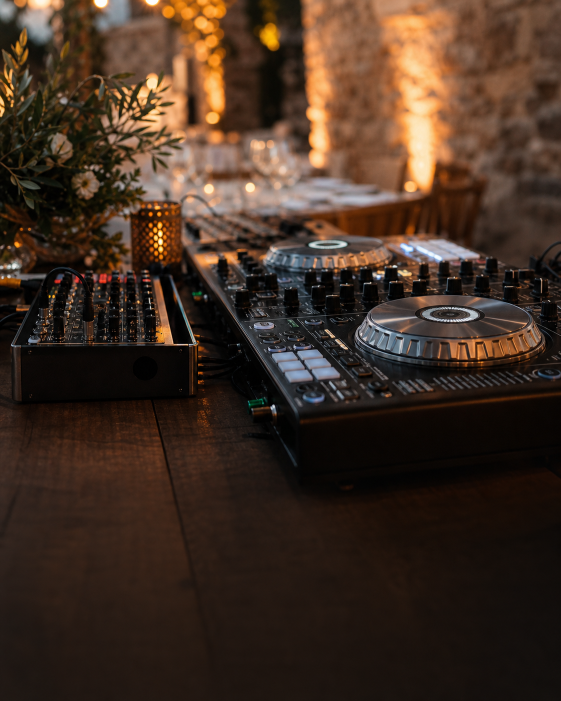
#> input picture assets/social/week-1-v2/gpt-educational-source/slide-01-dj-table.png, 1122 x 1402 px (shown at 1/2 size)
$ python generate_instagram_week1_mixed.py
#> lines starting #> are read from the running program, lines starting #| are printed output that depends on the picture
from pathlib import Path

from PIL import Image, ImageDraw, ImageEnhance, ImageFilter, ImageFont


ROOT = Path(__file__).resolve().parents[2]
IMG = ROOT / "assets" / "img"
OUT = ROOT / "assets" / "social" / "week-1-v2"
GPT_EDU = OUT / "gpt-educational-source"
LOGO = IMG / "logo-hero-white-text.png"

FONT_PATHS = [
    "/System/Library/Fonts/Supplemental/Arial Bold.ttf",
    "/System/Library/Fonts/Supplemental/Arial.ttf",
    "/Library/Fonts/Arial.ttf",
]


# [8 lines left out: function font, not called in this run]


def cover(path, size):
#> called with size = (1080, 1350)
    img = Image.open(path).convert("RGB")
#> img is the input picture: PIL image 1122x1402 RGB; mean R, G, B 65.9, 47.3, 34.8
    ratio = max(size[0] / img.width, size[1] / img.height)
#> ratio = 0.963
    resized = img.resize((int(img.width * ratio), int(img.height * ratio)), Image.LANCZOS)
    x = (resized.width - size[0]) // 2
#> x = 0
    y = (resized.height - size[1]) // 2
#> y = 0
    return resized.crop((x, y, x + size[0], y + size[1]))


# [14 lines left out: function wrap, not called in this run]


def overlay(img):
    layer = Image.new("RGBA", img.size, (0, 0, 0, 0))
#> layer: PIL image 1080x1350 RGBA; every value is 0
    draw = ImageDraw.Draw(layer)
    width, height = img.size
#> width = 1080; height = 1350
    for y in range(height):
        alpha = int(210 * (y / height))
        draw.line((0, y, width, y), fill=(0, 0, 0, alpha))
    return Image.alpha_composite(img.convert("RGBA"), layer)
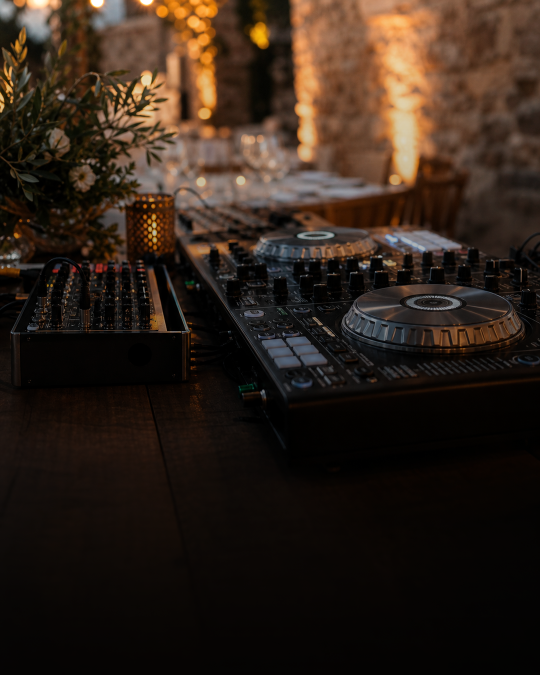
#> returned value: PIL image 1080x1350 RGBA (shown at 1/2 size); mean R, G, B, A 47.1, 34, 24.5, 255


def add_logo(canvas):
#> (the run stopped early here; a loop or call above may not have finished)

$ run again, with assets/img/RumbaCatalana.jpeg saved as assets/social/week-1-v2/gpt-educational-source/slide-01-dj-table.png
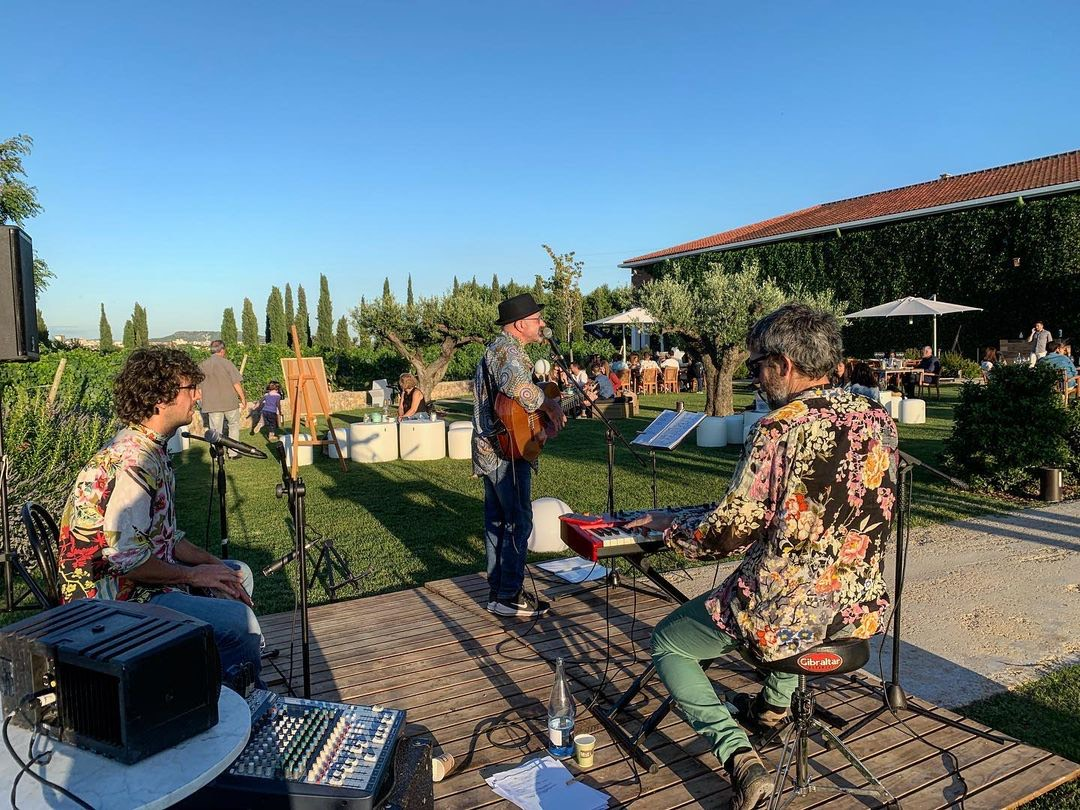
#> input picture assets/img/RumbaCatalana.jpeg, 1080 x 810 px
#> in cover, img is the input picture: PIL image 1080x810 RGB; mean R, G, B 98.4, 115, 121.8
#> in cover, `return resized.crop((x, y, x + size[0], y + size[1]))`:
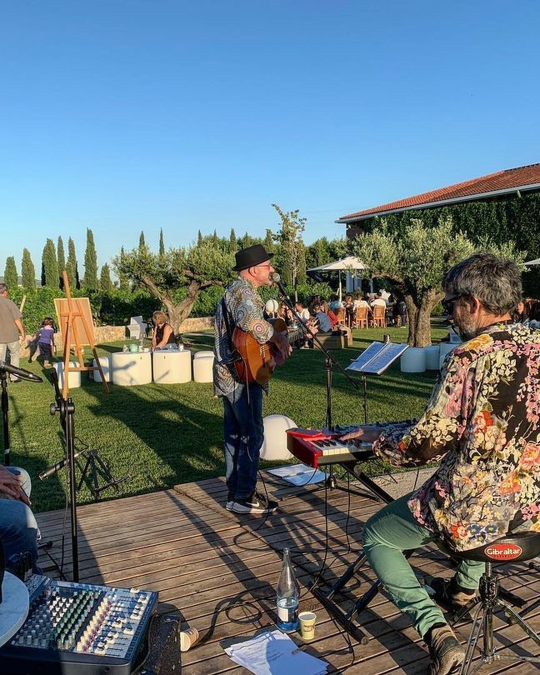
#> returned value: PIL image 1080x1350 RGB (shown at 1/2 size); mean R, G, B 102.1, 118.8, 125.7
#> layer: PIL image 1080x1350 RGBA; every value is 0
#> in overlay, `return Image.alpha_composite(img.convert("RGBA"), layer)`:
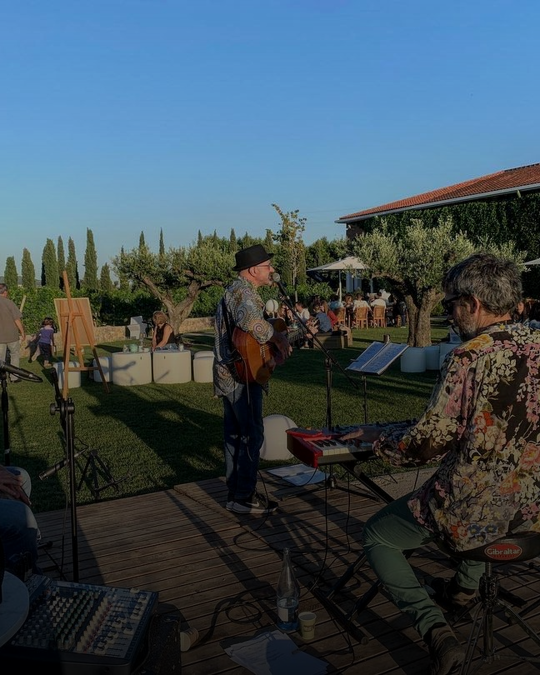
#> returned value: PIL image 1080x1350 RGBA (shown at 1/2 size); mean R, G, B, A 61.5, 77.8, 87.5, 255

$ run again, with assets/img/abstract-venue-card-1200.jpg saved as assets/social/week-1-v2/gpt-educational-source/slide-01-dj-table.png
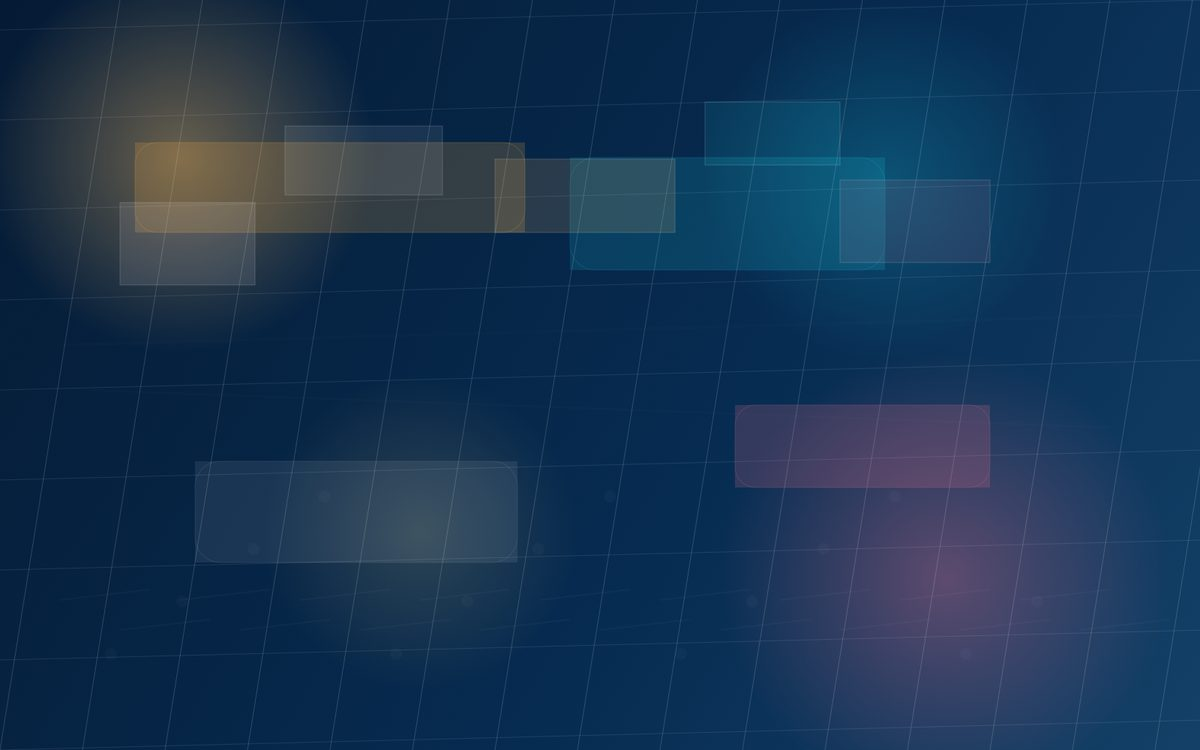
#> input picture assets/img/abstract-venue-card-1200.jpg, 1200 x 750 px
#> in cover, img is the input picture: PIL image 1200x750 RGB; mean R, G, B 23.7, 52.6, 83.1
#> in cover, `return resized.crop((x, y, x + size[0], y + size[1]))`:
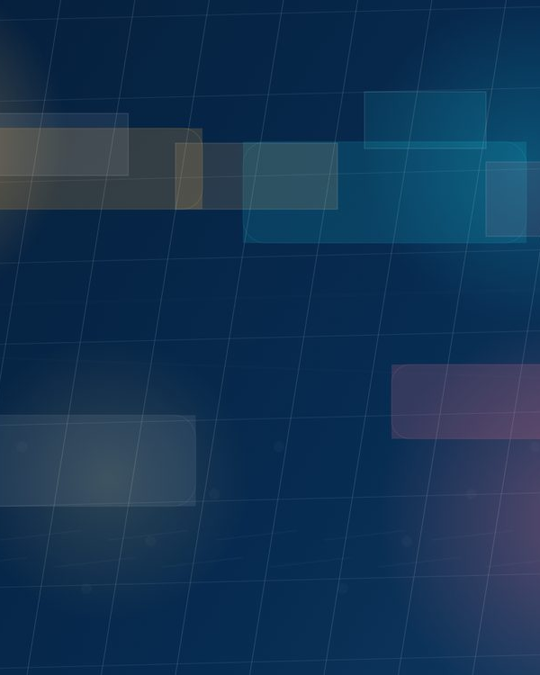
#> returned value: PIL image 1080x1350 RGB (shown at 1/2 size); mean R, G, B 19.8, 51.7, 83.6
#> layer: PIL image 1080x1350 RGBA; every value is 0
#> in overlay, `return Image.alpha_composite(img.convert("RGBA"), layer)`:
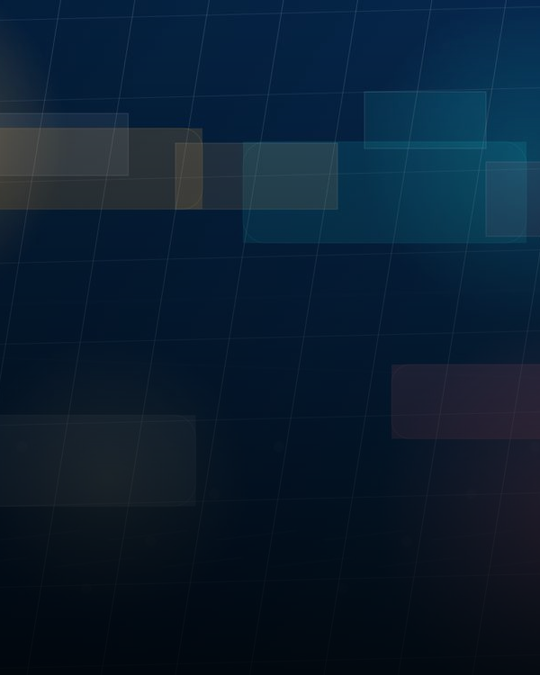
#> returned value: PIL image 1080x1350 RGBA (shown at 1/2 size); mean R, G, B, A 10.7, 29.8, 48.3, 255
